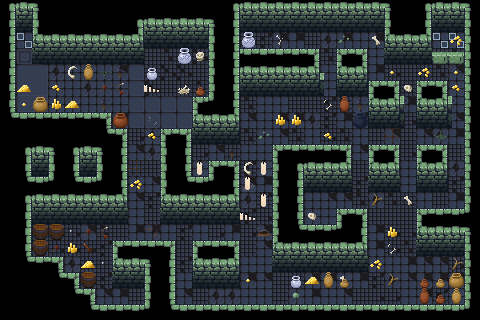

This is a level from a 2D game, rendered from its Tiled map with the project's own tilesets. A one-line summary and the complete map file follow:
An orthogonal 30x20 tile map with 16x16 px tiles, 4 tile layers (podlaha, dekoracie_zem, dekoracie, steny), 2 tilesets and 8 objects (3x odrazajuca_prisera, 2x priamociara_prisera, hrac, dvere, truhla).

<map version="1.10" tiledversion="1.11.0" orientation="orthogonal" renderorder="right-down" width="30" height="20" tilewidth="16" tileheight="16" infinite="0" nextlayerid="12" nextobjectid="49">
 <tileset firstgid="1" source="../tilesety/damp_dungeon_tileset.tsx" />
 <tileset firstgid="57" source="../tilesety/damp_dungeon_sprites.tsx" />
 <objectgroup id="7" name="entity">
  <object id="32" name="hrac" gid="105" x="144" y="64" width="16" height="16" />
  <object id="38" name="dvere" gid="56" x="16" y="32" width="16" height="16" />
  <object id="41" name="priamociara_prisera" gid="56" x="16" y="48" width="16" height="16" />
  <object id="44" name="truhla" gid="56" x="440.5" y="48" width="16" height="16" />
  <object id="45" name="priamociara_prisera" gid="56" x="128" y="304" width="16" height="16" />
  <object id="46" name="odrazajuca_prisera" gid="56" x="256" y="128" width="16" height="16" />
  <object id="47" name="odrazajuca_prisera" gid="56" x="400" y="80" width="16" height="16" />
  <object id="48" name="odrazajuca_prisera" gid="56" x="336" y="208" width="16" height="16" />
 </objectgroup>
 <layer id="8" name="podlaha" width="30" height="20">
  <data encoding="csv">
0,0,0,0,0,0,0,0,0,0,0,0,0,0,0,0,0,0,0,0,0,0,0,0,0,0,0,0,0,0,
0,0,0,0,0,0,0,0,0,0,0,0,0,0,0,0,0,0,0,0,0,0,0,0,0,0,0,0,0,0,
0,51,0,0,0,0,0,0,0,0,0,0,0,0,0,29,36,30,30,22,44,30,23,30,0,0,0,51,51,0,
0,52,0,0,0,0,0,0,0,22,43,22,50,0,0,0,0,0,0,0,43,0,0,23,0,0,0,22,43,0,
0,25,26,44,23,23,23,37,24,22,50,50,22,0,0,0,0,0,0,0,23,0,0,30,29,22,22,43,37,0,
0,32,33,23,23,44,23,23,24,50,22,22,43,0,0,0,0,0,0,0,23,0,0,0,0,22,0,0,23,0,
0,32,33,23,23,23,23,23,24,24,24,24,0,0,0,43,23,23,22,22,36,43,23,0,0,30,0,0,23,0,
0,0,0,0,0,0,0,30,24,24,24,24,0,0,0,37,23,37,30,44,36,30,36,0,0,29,0,0,37,0,
0,0,0,0,0,0,0,0,29,44,0,0,0,0,0,43,23,37,43,23,29,43,23,22,37,22,37,44,30,0,
0,0,0,0,0,0,0,0,37,44,0,0,29,37,22,23,23,0,0,0,0,0,37,0,0,29,0,0,22,0,
0,0,0,0,0,0,0,0,22,22,0,0,44,0,0,36,23,0,0,0,0,0,22,0,0,23,0,0,44,0,
0,0,0,0,0,0,0,0,23,37,0,0,0,0,0,37,30,0,0,0,0,0,36,0,0,23,0,0,36,0,
0,0,0,0,0,0,0,0,37,36,0,0,0,0,0,44,36,0,0,23,37,37,43,44,43,22,23,22,30,0,
0,0,0,0,0,0,0,0,23,22,0,0,0,0,0,36,29,0,0,23,23,0,0,22,22,22,0,0,0,0,
0,0,22,29,29,37,43,22,30,30,23,36,23,29,30,29,37,0,0,0,0,0,0,30,29,29,0,0,0,0,
0,0,44,29,29,29,36,0,0,0,0,22,0,0,0,22,37,0,0,0,0,0,0,30,29,43,0,0,0,0,
0,0,0,0,44,22,22,0,0,0,0,36,0,0,0,23,23,0,0,0,0,0,0,23,23,30,37,37,29,0,
0,0,0,0,0,29,36,0,0,0,0,23,0,0,0,30,37,22,22,37,30,23,30,36,44,37,30,30,37,0,
0,0,0,0,0,0,37,30,22,0,0,37,22,44,44,23,23,22,23,30,23,37,22,29,29,23,37,36,23,0,
0,0,0,0,0,0,0,0,0,0,0,0,0,0,0,0,0,0,0,0,0,0,0,0,0,0,0,0,0,0
</data>
 </layer>
 <layer id="10" name="dekoracie_zem" width="30" height="20">
  <data encoding="csv">
0,0,0,0,0,0,0,0,0,0,0,0,0,0,0,0,0,0,0,0,0,0,0,0,0,0,0,0,0,0,
0,0,0,0,0,0,0,0,0,0,0,0,0,0,0,0,0,0,0,0,0,0,0,0,0,0,0,0,0,0,
0,0,0,0,0,0,0,0,0,0,0,0,0,0,0,0,0,100,0,0,0,153,0,98,0,0,0,0,89,0,
0,0,0,0,0,0,0,0,0,0,0,0,0,0,0,0,0,0,0,0,0,0,0,0,0,0,0,28,28,0,
0,0,0,0,97,0,133,0,0,0,0,0,0,0,0,0,0,0,0,0,0,0,0,0,87,0,89,0,87,0,
0,0,0,88,0,0,79,77,0,0,0,0,0,0,0,0,0,0,0,0,0,0,0,0,0,103,0,0,88,0,
0,87,0,0,0,0,0,0,0,0,0,0,0,0,0,0,0,0,0,0,99,0,0,0,0,0,0,0,0,0,
0,0,0,0,0,0,0,0,0,150,0,0,0,0,0,0,0,0,0,0,0,0,0,0,0,0,0,0,0,0,
0,0,0,0,0,0,0,0,0,88,0,0,0,0,0,0,153,0,0,0,88,0,0,0,142,0,0,128,0,0,
0,0,0,0,0,0,0,0,0,0,0,0,0,0,0,0,0,0,0,0,0,0,0,0,0,0,0,0,0,0,
0,0,0,0,0,0,0,0,142,0,0,0,0,0,0,97,0,0,0,0,0,0,0,0,0,0,0,0,0,0,
0,0,0,0,0,0,0,0,89,0,0,0,0,0,0,0,0,0,0,0,0,0,0,0,0,0,0,0,0,0,
0,0,0,0,0,0,0,0,0,0,0,0,0,0,0,0,0,0,0,0,0,0,0,76,0,98,0,0,0,0,
0,0,0,0,0,0,0,0,0,0,0,0,0,0,0,0,0,0,0,103,0,0,0,0,0,0,0,0,0,0,
0,0,0,0,78,79,77,0,0,139,0,0,0,0,0,0,81,0,0,0,0,0,0,0,0,0,0,0,0,0,
0,0,0,79,0,80,0,0,0,0,0,0,0,0,0,0,0,0,0,0,0,0,0,0,99,0,0,0,0,0,
0,0,0,0,0,0,78,0,0,0,0,0,0,0,0,0,0,0,0,0,0,0,0,89,0,0,0,0,76,0,
0,0,0,0,0,0,0,0,0,0,0,0,0,0,0,87,0,0,0,0,0,98,0,0,76,0,0,0,0,0,
0,0,0,0,0,0,144,0,0,0,0,0,0,0,0,0,0,0,152,0,0,0,0,0,0,0,0,0,0,0,
0,0,0,0,0,0,0,0,0,0,0,0,0,0,0,0,0,0,0,0,0,0,0,0,0,0,0,0,0,0
</data>
 </layer>
 <layer id="11" name="dekoracie" width="30" height="20">
  <data encoding="csv">
0,0,0,0,0,0,0,0,0,0,0,0,0,0,0,0,0,0,0,0,0,0,0,0,0,0,0,0,0,0,
0,0,0,0,0,0,0,0,0,0,0,0,0,0,0,0,0,0,0,0,0,0,0,0,0,0,0,0,0,0,
0,0,0,0,0,0,0,0,0,0,0,0,0,0,0,57,0,0,0,0,0,0,0,0,0,0,0,0,0,0,
0,0,0,0,0,0,0,0,0,0,0,57,102,0,0,0,0,0,0,0,0,0,0,0,0,0,0,0,0,0,
0,0,0,0,0,64,0,82,0,59,0,0,0,0,0,0,0,0,0,0,34,0,0,0,0,0,0,0,0,0,
0,91,0,0,0,0,0,0,0,72,0,101,62,0,0,0,0,0,0,0,41,0,0,0,0,0,0,0,0,0,
0,0,63,90,91,0,82,0,0,0,0,0,0,0,0,0,0,0,0,0,0,61,82,0,0,35,0,0,35,0,
0,0,0,0,0,0,0,60,0,0,0,0,0,0,0,0,0,90,90,0,0,0,66,0,0,41,0,0,41,0,
0,0,0,0,0,0,0,0,0,0,0,0,0,0,0,0,0,0,0,0,0,0,0,0,0,0,0,0,0,0,
0,0,0,0,0,0,0,0,0,0,0,0,0,0,82,0,0,0,0,0,0,0,0,0,0,0,0,0,0,0,
0,0,0,0,0,0,0,0,0,0,0,0,71,0,0,0,71,0,0,0,0,0,0,0,0,0,0,0,0,0,
0,0,0,0,0,0,0,0,0,0,0,0,0,0,0,70,0,0,0,0,0,0,0,0,0,0,0,0,0,0,
0,0,0,0,0,0,0,0,0,0,0,0,0,0,0,0,71,0,0,0,0,0,0,0,0,0,0,0,0,0,
0,0,0,0,0,0,0,0,0,0,0,0,0,0,0,72,0,0,0,0,0,0,0,0,0,0,0,0,0,0,
0,0,67,67,0,0,0,0,0,0,0,0,0,0,0,0,0,0,0,0,0,0,0,0,90,0,0,0,0,0,
0,0,67,0,90,0,0,0,0,0,0,0,0,0,0,0,0,0,0,0,0,0,0,0,0,0,0,0,0,0,
0,0,0,0,0,91,0,0,0,0,0,0,0,0,0,0,0,0,0,0,0,0,0,0,0,0,0,0,0,0,
0,0,0,0,0,67,0,0,0,0,0,0,0,0,0,0,0,0,59,91,64,65,0,0,0,0,62,65,63,0,
0,0,0,0,0,0,0,0,0,0,0,0,0,0,0,0,0,0,0,0,0,0,0,0,0,0,61,62,64,0,
0,0,0,0,0,0,0,0,0,0,0,0,0,0,0,0,0,0,0,0,0,0,0,0,0,0,0,0,0,0
</data>
 </layer>
 <layer id="2" name="steny" width="30" height="20">
  <data encoding="csv">
1,2,3,0,0,0,0,0,0,0,0,0,0,0,1,2,2,2,2,2,2,2,2,2,3,0,1,2,2,3,
8,9,10,0,0,0,0,0,1,2,2,2,2,3,8,9,9,9,9,9,9,9,9,9,10,0,8,9,9,10,
8,0,11,2,2,2,2,2,12,9,9,9,9,10,8,0,0,0,0,0,0,0,0,0,11,2,12,0,0,10,
8,0,9,9,9,9,9,9,9,0,0,0,0,10,8,16,16,16,16,5,0,4,5,0,9,9,9,0,0,10,
8,0,0,0,0,0,0,0,0,0,0,0,0,10,8,2,2,2,2,12,0,11,12,0,0,0,0,0,0,10,
8,0,0,0,0,0,0,0,0,0,0,0,0,10,8,9,9,9,9,19,0,18,19,4,5,0,4,5,0,10,
8,0,0,0,0,0,0,0,0,0,0,0,4,17,8,0,0,0,0,0,0,0,0,11,12,0,11,12,0,10,
15,16,16,16,16,16,5,0,0,0,0,0,11,2,12,0,0,0,0,0,0,0,0,18,19,0,18,19,0,10,
0,0,0,0,0,0,15,5,0,0,4,5,9,9,19,0,0,0,0,0,0,0,0,0,0,0,0,0,0,10,
0,1,2,3,1,2,3,8,0,0,10,8,0,0,0,0,0,4,16,16,16,5,0,4,5,0,4,5,0,10,
0,8,9,10,8,9,10,8,0,0,10,8,0,4,5,0,0,10,1,2,2,12,0,11,12,0,11,12,0,10,
0,15,16,17,15,16,17,8,0,0,10,15,16,17,8,0,0,10,8,9,9,9,0,9,9,0,18,19,0,10,
0,1,2,2,2,2,2,12,0,0,11,2,2,2,12,0,0,10,8,0,0,0,0,0,0,0,0,0,0,10,
0,8,9,9,9,9,9,9,0,0,9,9,9,9,9,0,0,10,8,0,0,4,5,0,0,0,4,16,16,17,
0,8,0,0,0,0,0,0,0,0,0,0,0,0,0,0,0,10,15,16,16,17,8,0,0,0,11,2,2,3,
0,8,0,0,0,0,0,4,16,16,5,0,4,16,5,0,0,11,2,2,2,2,12,0,0,0,9,9,9,10,
0,15,16,5,0,0,0,11,2,3,8,0,11,2,12,0,0,9,9,9,9,9,9,0,0,0,0,0,0,10,
0,0,0,15,5,0,0,9,9,10,8,0,18,9,19,0,0,0,0,0,0,0,0,0,0,0,0,0,0,10,
0,0,0,0,15,5,0,0,0,10,8,0,0,0,0,0,0,0,0,0,0,0,0,0,0,0,0,0,0,10,
0,0,0,0,0,15,16,16,16,17,15,16,16,16,16,16,16,16,16,16,16,16,16,16,16,16,16,16,16,17
</data>
 </layer>
</map>
